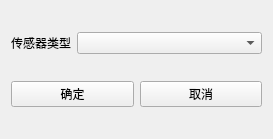
<?xml version="1.0" encoding="UTF-8"?>
<ui version="4.0">
 <class>Ly_AddMointTypeWidget</class>
 <widget class="QWidget" name="Ly_AddMointTypeWidget">
  <property name="geometry">
   <rect>
    <x>0</x>
    <y>0</y>
    <width>273</width>
    <height>139</height>
   </rect>
  </property>
  <property name="windowTitle">
   <string>Form</string>
  </property>
  <layout class="QVBoxLayout" name="verticalLayout">
   <item>
    <layout class="QHBoxLayout" name="horizontalLayout" stretch="0,2">
     <item>
      <widget class="QLabel" name="label">
       <property name="text">
        <string>传感器类型</string>
       </property>
      </widget>
     </item>
     <item>
      <widget class="QComboBox" name="sensor_type_box"/>
     </item>
    </layout>
   </item>
   <item>
    <layout class="QHBoxLayout" name="horizontalLayout_2">
     <item>
      <widget class="QPushButton" name="sureAction">
       <property name="text">
        <string>确定</string>
       </property>
      </widget>
     </item>
     <item>
      <widget class="QPushButton" name="cancleAction">
       <property name="text">
        <string>取消</string>
       </property>
      </widget>
     </item>
    </layout>
   </item>
  </layout>
 </widget>
 <resources/>
 <connections/>
</ui>
